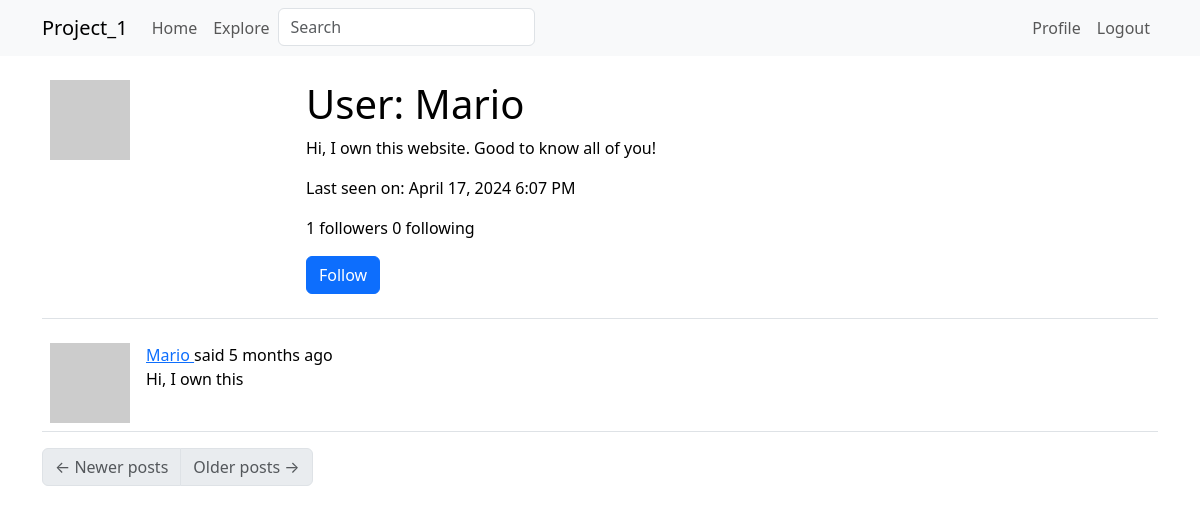
/user/Mario (signed in), run on an earlier commit of the app's database.
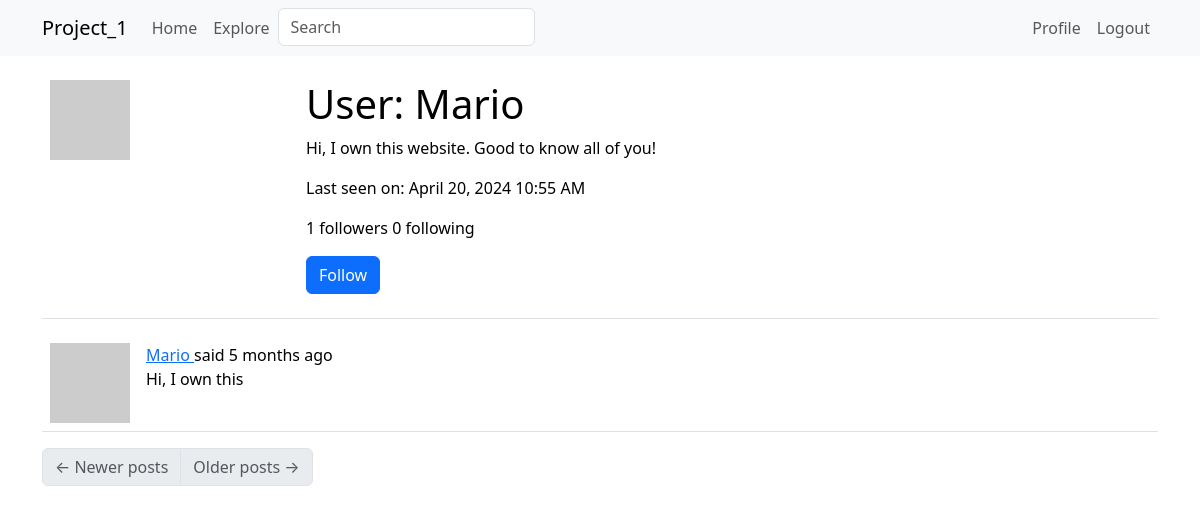
And on a later commit of the database.
### app/models.py (models this page shows, shortened)
class User(UserMixin, db.Model):
    id: so.Mapped[int] = so.mapped_column(primary_key=True)
    username: so.Mapped[str] = so.mapped_column(sa.String(64), index=True, unique=True)
    email: so.Mapped[str] = so.mapped_column(sa.String(120), index=True, unique=True)
    password_hash: so.Mapped[Optional[str]] = so.mapped_column(sa.String(256))
    posts: so.WriteOnlyMapped['Post'] = so.relationship(back_populates='author')
    about_me: so.Mapped[Optional[str]] = so.mapped_column(sa.String(140))
    last_seen: so.Mapped[Optional[datetime]] = so.mapped_column(default=lambda: datetime.now(timezone.utc))
    following: so.WriteOnlyMapped['User'] = so.relationship(
        secondary=followers, primaryjoin=(followers.c.follower_id == id),
        secondaryjoin=(followers.c.followed_id ==id),
        back_populates='followers')
    followers: so.WriteOnlyMapped['User'] = so.relationship(
        secondary=followers, primaryjoin=(followers.c.followed_id == id),
        secondaryjoin=(followers.c.follower_id ==id),
        back_populates='following')
    def avatar(self, size):
        digest = md5(self.email.lower().encode('utf-8')).hexdigest()
        return f'https://www.gravatar.com/avatar/{digest}?d=identicon&s={size}'
    def is_following(self, user):
        query = self.following.select().where(User.id == user.id)
        return db.session.scalar(query) is not None
    def followers_count(self):
        query = sa.select(sa.func.count()).select_from(
            self.followers.select().subquery())
        return db.session.scalar(query)
    def following_count(self):
        query = sa.select(sa.func.count()).select_from(
            self.following.select().subquery())
        return db.session.scalar(query)

### app/main/routes.py (the view)
@bp.route('/user/<username>')
@login_required
def user(username):
    user = db.first_or_404(sa.select(User).where(User.username == username))
    page = request.args.get('page', 1, type=int)
    query = user.posts.select().order_by(Post.timestamp.desc())
    posts = db.paginate(query, page=page,
                        per_page=current_app.config['POSTS_PER_PAGE'],
                        error_out=False)
    next_url = url_for('main.user', username=user.username, page=posts.next_num) \
        if posts.has_next else None
    prev_url = url_for('main.user', username=user.username, page=posts.prev_num) \
        if posts.has_prev else None
    form = EmptyForm()
    return render_template('user.html', user=user, posts=posts.items,
                            next_url=next_url, prev_url=prev_url, form=form)

### app/main/forms.py
class SearchForm(FlaskForm):
    q = StringField(_l('Search'), validators=[DataRequired()])
    def __init__(self, *args, **kwargs):
        if 'formdata' not in kwargs:
            kwargs['formdata'] = request.args
        if 'meta' not in kwargs:
            kwargs['meta'] = {'csrf': False}
        super(SearchForm, self).__init__(*args, **kwargs)

class EmptyForm(FlaskForm):
    submit = SubmitField(_l('Submit'))

### app/__init__.py (called while the page is built)
def get_locale():
    return request.accept_languages.best_match(current_app.config['LANGUAGES'])

### app/main/routes.py (called while the page is built)
@bp.before_app_request
def before_request():
    if current_user.is_authenticated:
        current_user.last_seen = datetime.now(timezone.utc)
        db.session.commit()
        g.search_form = SearchForm()
    g.locale = str(get_locale())

### app/models.py (called while the page is built)
@login.user_loader
def load_user(id):
    return db.session.get(User, int(id))

    @classmethod
    def before_commit(cls, session):
        session._changes = {
            'add': list(session.new),
            'update': list(session.dirty),
            'delete': list(session.deleted)
        }

### app/templates/user.html (shortened to what this page needs)
{% extends "base.html" %}
{% block content %}
    <table class="table table-hover">
        <tr>
            <td width="256px"><img src="{{ user.avatar(256) }}"></td>
            <td>
                <h1>{{ _('User') }}: {{ user.username }}</h1>
                {% if user.about_me %}<p>{{ user.about_me }}</p>{% endif %}
                {% if user.last_seen %}
                <p>Last seen on: {{ moment(user.last_seen).format('LLL') }}</p>
                {% endif %}
                <p>{{ _('%(count)d followers', count=user.followers_count()) }} {{ _('%(count)d following', count=user.following_count()) }}</p>
                {% if user == current_user %}
                <p><a href="{{ url_for('main.edit_profile') }}">{{ _('Edit your profile') }}</a></p>
                {% elif not current_user.is_following(user) %}
                <p>
                    <form action="{{ url_for('main.follow', username=user.username) }}" method="post">
                        {{ form.submit(value=_('Follow'), class_='btn btn-primary') }}
                    </form>
                </p>
                {% endif %}
            </td>
        </tr>
    </table>
    {% for post in posts %}
        {% include '_post.html' %}
    {% endfor %}
    <nav aria-label="Post navigation">
        <ul class="pagination">
            <li class="page-item{% if not prev_url %} disabled{% endif %}">
                <a class="page-link" href="{{ prev_url }}">
                    <span aria-hidden="true">&larr;</span> {{ _('Newer posts') }}
                </a>
            </li>
            <li class="page-item{% if not next_url %} disabled{% endif %}">
                <a class="page-link" href="{{ next_url }}">
                    {{ _('Older posts') }} <span aria-hidden="true">&rarr;</span>
                </a>
            </li>
        </ul>
    </nav>
{% endblock %}

What changed in the data, as far as the page shows it:
changed User "Mario": last_seen "April 17, 2024 6:07 PM" → "April 20, 2024 10:55 AM"
